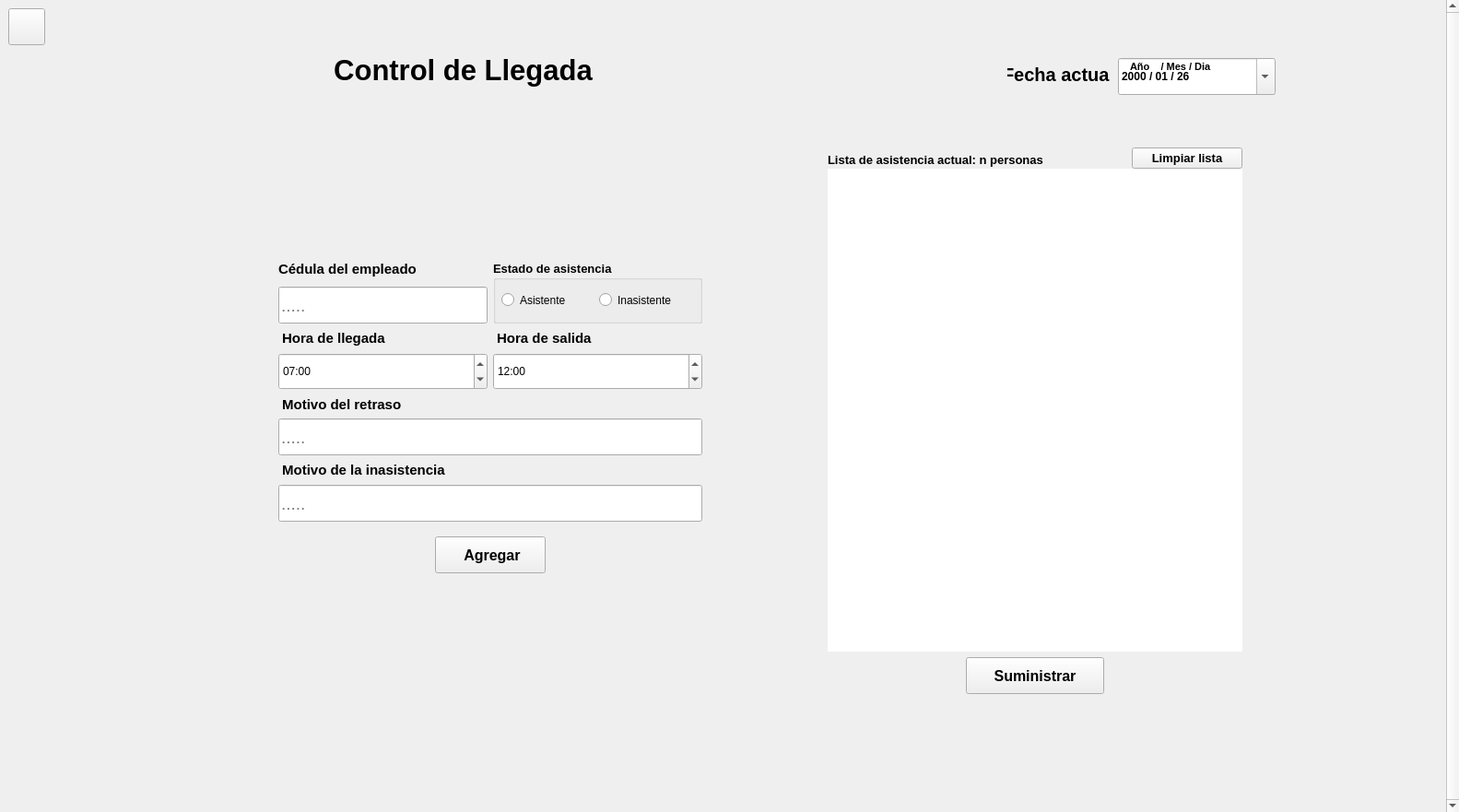
<?xml version="1.0" encoding="UTF-8"?>
<ui version="4.0">
 <class>PantallaControlDeLlegada</class>
 <widget class="QWidget" name="PantallaControlDeLlegada">
  <property name="geometry">
   <rect>
    <x>0</x>
    <y>0</y>
    <width>1583</width>
    <height>881</height>
   </rect>
  </property>
  <property name="windowTitle">
   <string>Form</string>
  </property>
  <property name="styleSheet">
   <string notr="true"/>
  </property>
  <layout class="QVBoxLayout" name="verticalLayout">
   <property name="leftMargin">
    <number>0</number>
   </property>
   <property name="topMargin">
    <number>0</number>
   </property>
   <property name="rightMargin">
    <number>0</number>
   </property>
   <property name="bottomMargin">
    <number>0</number>
   </property>
   <item>
    <widget class="QScrollArea" name="area_de_scroll">
     <property name="styleSheet">
      <string notr="true"/>
     </property>
     <property name="frameShape">
      <enum>QFrame::NoFrame</enum>
     </property>
     <property name="verticalScrollBarPolicy">
      <enum>Qt::ScrollBarAlwaysOn</enum>
     </property>
     <property name="widgetResizable">
      <bool>true</bool>
     </property>
     <widget class="QWidget" name="scrollAreaWidgetContents_2">
      <property name="geometry">
       <rect>
        <x>0</x>
        <y>0</y>
        <width>1566</width>
        <height>881</height>
       </rect>
      </property>
      <layout class="QVBoxLayout" name="verticalLayout_4">
       <property name="spacing">
        <number>0</number>
       </property>
       <property name="leftMargin">
        <number>0</number>
       </property>
       <property name="topMargin">
        <number>0</number>
       </property>
       <property name="rightMargin">
        <number>0</number>
       </property>
       <property name="bottomMargin">
        <number>0</number>
       </property>
       <item>
        <widget class="QFrame" name="espacio_principal">
         <property name="styleSheet">
          <string notr="true"/>
         </property>
         <property name="frameShape">
          <enum>QFrame::NoFrame</enum>
         </property>
         <property name="frameShadow">
          <enum>QFrame::Raised</enum>
         </property>
         <property name="tipo" stdset="0">
          <string>espacio_principal</string>
         </property>
         <layout class="QHBoxLayout" name="horizontalLayout_4">
          <item alignment="Qt::AlignTop">
           <widget class="QPushButton" name="boton_de_regreso">
            <property name="minimumSize">
             <size>
              <width>40</width>
              <height>40</height>
             </size>
            </property>
            <property name="maximumSize">
             <size>
              <width>40</width>
              <height>40</height>
             </size>
            </property>
            <property name="cursor">
             <cursorShape>PointingHandCursor</cursorShape>
            </property>
            <property name="styleSheet">
             <string notr="true"/>
            </property>
            <property name="text">
             <string/>
            </property>
            <property name="icon">
             <iconset>
              <normaloff>../../recursos_de_imagenes/iconos_de_interfaz/flecha_izquierda_2.png</normaloff>../../recursos_de_imagenes/iconos_de_interfaz/flecha_izquierda_2.png</iconset>
            </property>
            <property name="iconSize">
             <size>
              <width>30</width>
              <height>30</height>
             </size>
            </property>
            <property name="tipo" stdset="0">
             <string>boton_regresar</string>
            </property>
           </widget>
          </item>
          <item>
           <spacer name="horizontalSpacer_3">
            <property name="orientation">
             <enum>Qt::Horizontal</enum>
            </property>
            <property name="sizeHint" stdset="0">
             <size>
              <width>40</width>
              <height>20</height>
             </size>
            </property>
           </spacer>
          </item>
          <item alignment="Qt::AlignTop">
           <widget class="QFrame" name="frame">
            <property name="minimumSize">
             <size>
              <width>1210</width>
              <height>771</height>
             </size>
            </property>
            <property name="maximumSize">
             <size>
              <width>1210</width>
              <height>771</height>
             </size>
            </property>
            <layout class="QVBoxLayout" name="verticalLayout_2">
             <property name="spacing">
              <number>0</number>
             </property>
             <item>
              <widget class="QFrame" name="espacio_superior">
               <property name="sizePolicy">
                <sizepolicy hsizetype="Preferred" vsizetype="Preferred">
                 <horstretch>0</horstretch>
                 <verstretch>0</verstretch>
                </sizepolicy>
               </property>
               <property name="minimumSize">
                <size>
                 <width>1191</width>
                 <height>117</height>
                </size>
               </property>
               <property name="maximumSize">
                <size>
                 <width>1191</width>
                 <height>117</height>
                </size>
               </property>
               <property name="styleSheet">
                <string notr="true">QFrame{
	border-bottom-left-radius:0px;
	border-bottom-right-radius:0px
}</string>
               </property>
               <property name="frameShape">
                <enum>QFrame::StyledPanel</enum>
               </property>
               <property name="frameShadow">
                <enum>QFrame::Raised</enum>
               </property>
               <property name="tipo" stdset="0">
                <string>espacio_titulo_form</string>
               </property>
               <layout class="QHBoxLayout" name="horizontalLayout_3">
                <property name="spacing">
                 <number>0</number>
                </property>
                <item>
                 <widget class="QFrame" name="espacio_a">
                  <property name="styleSheet">
                   <string notr="true"/>
                  </property>
                  <property name="frameShape">
                   <enum>QFrame::StyledPanel</enum>
                  </property>
                  <property name="frameShadow">
                   <enum>QFrame::Raised</enum>
                  </property>
                  <property name="tipo" stdset="0">
                   <string/>
                  </property>
                  <layout class="QHBoxLayout" name="horizontalLayout">
                   <item>
                    <widget class="QLabel" name="label_imagen_asistencia">
                     <property name="minimumSize">
                      <size>
                       <width>91</width>
                       <height>81</height>
                      </size>
                     </property>
                     <property name="maximumSize">
                      <size>
                       <width>91</width>
                       <height>81</height>
                      </size>
                     </property>
                     <property name="text">
                      <string/>
                     </property>
                     <property name="pixmap">
                      <pixmap resource="../recursos_de_imagenes/recursos_de_imagenes_tela_app.qrc">:/iconos/iconos_de_interfaz/asistencia.png</pixmap>
                     </property>
                     <property name="scaledContents">
                      <bool>true</bool>
                     </property>
                    </widget>
                   </item>
                   <item>
                    <widget class="QLabel" name="label_control_de_llegada">
                     <property name="minimumSize">
                      <size>
                       <width>351</width>
                       <height>30</height>
                      </size>
                     </property>
                     <property name="maximumSize">
                      <size>
                       <width>351</width>
                       <height>40</height>
                      </size>
                     </property>
                     <property name="font">
                      <font>
                       <family>Segoe UI</family>
                       <pointsize>23</pointsize>
                       <weight>75</weight>
                       <italic>false</italic>
                       <bold>true</bold>
                      </font>
                     </property>
                     <property name="styleSheet">
                      <string notr="true">QLabel{
	font-size:23pt;
}</string>
                     </property>
                     <property name="text">
                      <string>Control de Llegada</string>
                     </property>
                     <property name="alignment">
                      <set>Qt::AlignCenter</set>
                     </property>
                     <property name="tipo" stdset="0">
                      <string>titulo_form</string>
                     </property>
                    </widget>
                   </item>
                  </layout>
                 </widget>
                </item>
                <item>
                 <spacer name="horizontalSpacer">
                  <property name="orientation">
                   <enum>Qt::Horizontal</enum>
                  </property>
                  <property name="sizeHint" stdset="0">
                   <size>
                    <width>527</width>
                    <height>20</height>
                   </size>
                  </property>
                 </spacer>
                </item>
                <item>
                 <widget class="QFrame" name="espacio_b">
                  <property name="minimumSize">
                   <size>
                    <width>311</width>
                    <height>99</height>
                   </size>
                  </property>
                  <property name="maximumSize">
                   <size>
                    <width>311</width>
                    <height>16777215</height>
                   </size>
                  </property>
                  <property name="styleSheet">
                   <string notr="true"/>
                  </property>
                  <property name="frameShape">
                   <enum>QFrame::StyledPanel</enum>
                  </property>
                  <property name="frameShadow">
                   <enum>QFrame::Raised</enum>
                  </property>
                  <widget class="QLabel" name="label_fecha_actual">
                   <property name="geometry">
                    <rect>
                     <x>10</x>
                     <y>40</y>
                     <width>111</width>
                     <height>28</height>
                    </rect>
                   </property>
                   <property name="minimumSize">
                    <size>
                     <width>0</width>
                     <height>0</height>
                    </size>
                   </property>
                   <property name="font">
                    <font>
                     <family>Segoe UI</family>
                     <pointsize>15</pointsize>
                     <weight>75</weight>
                     <italic>false</italic>
                     <bold>true</bold>
                    </font>
                   </property>
                   <property name="styleSheet">
                    <string notr="true">QLabel{font-size:15pt;}</string>
                   </property>
                   <property name="text">
                    <string>Fecha actual</string>
                   </property>
                   <property name="alignment">
                    <set>Qt::AlignCenter</set>
                   </property>
                   <property name="tipo" stdset="0">
                    <string>titulo_form</string>
                   </property>
                  </widget>
                  <widget class="QLabel" name="label">
                   <property name="geometry">
                    <rect>
                     <x>143</x>
                     <y>37</y>
                     <width>121</width>
                     <height>16</height>
                    </rect>
                   </property>
                   <property name="font">
                    <font>
                     <family>Segoe UI</family>
                     <pointsize>8</pointsize>
                     <weight>75</weight>
                     <italic>false</italic>
                     <bold>true</bold>
                    </font>
                   </property>
                   <property name="styleSheet">
                    <string notr="true"/>
                   </property>
                   <property name="text">
                    <string>Año    / Mes / Dia</string>
                   </property>
                   <property name="tipo" stdset="0">
                    <string>titulo_qdateedit</string>
                   </property>
                  </widget>
                  <widget class="QDateEdit" name="dateedit_fecha_actual">
                   <property name="geometry">
                    <rect>
                     <x>130</x>
                     <y>36</y>
                     <width>171</width>
                     <height>40</height>
                    </rect>
                   </property>
                   <property name="minimumSize">
                    <size>
                     <width>0</width>
                     <height>40</height>
                    </size>
                   </property>
                   <property name="font">
                    <font>
                     <family>Segoe UI</family>
                     <weight>75</weight>
                     <italic>false</italic>
                     <bold>true</bold>
                    </font>
                   </property>
                   <property name="toolTip">
                    <string>Año/Mes/Dia</string>
                   </property>
                   <property name="styleSheet">
                    <string notr="true"/>
                   </property>
                   <property name="wrapping">
                    <bool>false</bool>
                   </property>
                   <property name="frame">
                    <bool>true</bool>
                   </property>
                   <property name="readOnly">
                    <bool>false</bool>
                   </property>
                   <property name="buttonSymbols">
                    <enum>QAbstractSpinBox::UpDownArrows</enum>
                   </property>
                   <property name="accelerated">
                    <bool>true</bool>
                   </property>
                   <property name="keyboardTracking">
                    <bool>true</bool>
                   </property>
                   <property name="showGroupSeparator" stdset="0">
                    <bool>true</bool>
                   </property>
                   <property name="currentSection">
                    <enum>QDateTimeEdit::YearSection</enum>
                   </property>
                   <property name="displayFormat">
                    <string>yyyy / MM / dd</string>
                   </property>
                   <property name="calendarPopup">
                    <bool>true</bool>
                   </property>
                   <property name="currentSectionIndex">
                    <number>0</number>
                   </property>
                   <property name="date">
                    <date>
                     <year>2000</year>
                     <month>1</month>
                     <day>26</day>
                    </date>
                   </property>
                  </widget>
                  <zorder>label_fecha_actual</zorder>
                  <zorder>dateedit_fecha_actual</zorder>
                  <zorder>label</zorder>
                 </widget>
                </item>
               </layout>
              </widget>
             </item>
             <item>
              <widget class="QFrame" name="espacio_para_tabla_empleados">
               <property name="sizePolicy">
                <sizepolicy hsizetype="Preferred" vsizetype="Preferred">
                 <horstretch>0</horstretch>
                 <verstretch>0</verstretch>
                </sizepolicy>
               </property>
               <property name="minimumSize">
                <size>
                 <width>1191</width>
                 <height>0</height>
                </size>
               </property>
               <property name="maximumSize">
                <size>
                 <width>1191</width>
                 <height>16777215</height>
                </size>
               </property>
               <property name="styleSheet">
                <string notr="true">QFrame{
	border-top-left-radius:0px;
	border-top-right-radius:0px
}</string>
               </property>
               <property name="frameShape">
                <enum>QFrame::NoFrame</enum>
               </property>
               <property name="frameShadow">
                <enum>QFrame::Raised</enum>
               </property>
               <property name="tipo" stdset="0">
                <string>espacio_form</string>
               </property>
               <layout class="QHBoxLayout" name="horizontalLayout_2">
                <property name="spacing">
                 <number>50</number>
                </property>
                <property name="leftMargin">
                 <number>50</number>
                </property>
                <item alignment="Qt::AlignHCenter|Qt::AlignVCenter">
                 <widget class="QFrame" name="espacio_para_el_formulario">
                  <property name="sizePolicy">
                   <sizepolicy hsizetype="Preferred" vsizetype="Preferred">
                    <horstretch>0</horstretch>
                    <verstretch>0</verstretch>
                   </sizepolicy>
                  </property>
                  <property name="minimumSize">
                   <size>
                    <width>500</width>
                    <height>0</height>
                   </size>
                  </property>
                  <property name="styleSheet">
                   <string notr="true"/>
                  </property>
                  <property name="frameShape">
                   <enum>QFrame::NoFrame</enum>
                  </property>
                  <property name="frameShadow">
                   <enum>QFrame::Raised</enum>
                  </property>
                  <layout class="QGridLayout" name="gridLayout" rowstretch="30,30,30,30,30" columnstretch="10,10" rowminimumheight="0,0,0,0,60">
                   <property name="leftMargin">
                    <number>20</number>
                   </property>
                   <property name="topMargin">
                    <number>20</number>
                   </property>
                   <property name="rightMargin">
                    <number>20</number>
                   </property>
                   <property name="bottomMargin">
                    <number>10</number>
                   </property>
                   <item row="0" column="0">
                    <layout class="QVBoxLayout" name="verticalLayout_3">
                     <property name="spacing">
                      <number>0</number>
                     </property>
                     <item>
                      <widget class="QLabel" name="label_cedula_empleado">
                       <property name="font">
                        <font>
                         <family>Segoe UI</family>
                         <pointsize>11</pointsize>
                         <weight>75</weight>
                         <italic>false</italic>
                         <bold>true</bold>
                        </font>
                       </property>
                       <property name="styleSheet">
                        <string notr="true"/>
                       </property>
                       <property name="text">
                        <string>Cédula del empleado</string>
                       </property>
                       <property name="scaledContents">
                        <bool>false</bool>
                       </property>
                       <property name="tipo" stdset="0">
                        <string>titulo_qlineedit</string>
                       </property>
                      </widget>
                     </item>
                     <item>
                      <widget class="QLabel" name="label_nombre_empleado_guia">
                       <property name="minimumSize">
                        <size>
                         <width>0</width>
                         <height>10</height>
                        </size>
                       </property>
                       <property name="maximumSize">
                        <size>
                         <width>16777215</width>
                         <height>15</height>
                        </size>
                       </property>
                       <property name="font">
                        <font>
                         <family>Segoe UI</family>
                         <pointsize>11</pointsize>
                         <weight>75</weight>
                         <italic>false</italic>
                         <bold>true</bold>
                        </font>
                       </property>
                       <property name="styleSheet">
                        <string notr="true"/>
                       </property>
                       <property name="text">
                        <string/>
                       </property>
                       <property name="tipo" stdset="0">
                        <string>titulo_qlineedit</string>
                       </property>
                      </widget>
                     </item>
                     <item>
                      <widget class="QLineEdit" name="input_cedula_empleado">
                       <property name="minimumSize">
                        <size>
                         <width>0</width>
                         <height>40</height>
                        </size>
                       </property>
                       <property name="font">
                        <font>
                         <family>Segoe UI</family>
                         <pointsize>14</pointsize>
                         <weight>50</weight>
                         <italic>false</italic>
                         <bold>false</bold>
                        </font>
                       </property>
                       <property name="styleSheet">
                        <string notr="true"/>
                       </property>
                       <property name="placeholderText">
                        <string>.....</string>
                       </property>
                      </widget>
                     </item>
                    </layout>
                   </item>
                   <item row="0" column="1">
                    <widget class="QGroupBox" name="estado_de_asistencia">
                     <property name="font">
                      <font>
                       <family>Arial</family>
                       <pointsize>10</pointsize>
                       <weight>75</weight>
                       <bold>true</bold>
                      </font>
                     </property>
                     <property name="styleSheet">
                      <string notr="true"/>
                     </property>
                     <property name="title">
                      <string>Estado de asistencia</string>
                     </property>
                     <widget class="QRadioButton" name="input_asistente">
                      <property name="geometry">
                       <rect>
                        <x>9</x>
                        <y>34</y>
                        <width>71</width>
                        <height>17</height>
                       </rect>
                      </property>
                      <property name="minimumSize">
                       <size>
                        <width>2</width>
                        <height>0</height>
                       </size>
                      </property>
                      <property name="maximumSize">
                       <size>
                        <width>100</width>
                        <height>16777215</height>
                       </size>
                      </property>
                      <property name="styleSheet">
                       <string notr="true"/>
                      </property>
                      <property name="text">
                       <string>Asistente</string>
                      </property>
                     </widget>
                     <widget class="QRadioButton" name="input_inasistente">
                      <property name="geometry">
                       <rect>
                        <x>115</x>
                        <y>34</y>
                        <width>80</width>
                        <height>17</height>
                       </rect>
                      </property>
                      <property name="minimumSize">
                       <size>
                        <width>2</width>
                        <height>0</height>
                       </size>
                      </property>
                      <property name="maximumSize">
                       <size>
                        <width>100</width>
                        <height>16777215</height>
                       </size>
                      </property>
                      <property name="styleSheet">
                       <string notr="true"/>
                      </property>
                      <property name="text">
                       <string>Inasistente</string>
                      </property>
                     </widget>
                    </widget>
                   </item>
                   <item row="1" column="0">
                    <layout class="QVBoxLayout" name="verticalLayout_8">
                     <item>
                      <widget class="QLabel" name="label_hora_de_llegada">
                       <property name="enabled">
                        <bool>true</bool>
                       </property>
                       <property name="font">
                        <font>
                         <family>Segoe UI</family>
                         <pointsize>11</pointsize>
                         <weight>75</weight>
                         <italic>false</italic>
                         <bold>true</bold>
                        </font>
                       </property>
                       <property name="styleSheet">
                        <string notr="true"/>
                       </property>
                       <property name="text">
                        <string> Hora de llegada </string>
                       </property>
                       <property name="scaledContents">
                        <bool>false</bool>
                       </property>
                       <property name="tipo" stdset="0">
                        <string>titulo_qlineedit</string>
                       </property>
                      </widget>
                     </item>
                     <item>
                      <widget class="QTimeEdit" name="input_hora_de_llegada">
                       <property name="enabled">
                        <bool>true</bool>
                       </property>
                       <property name="minimumSize">
                        <size>
                         <width>0</width>
                         <height>40</height>
                        </size>
                       </property>
                       <property name="styleSheet">
                        <string notr="true"/>
                       </property>
                       <property name="alignment">
                        <set>Qt::AlignLeading|Qt::AlignLeft|Qt::AlignVCenter</set>
                       </property>
                       <property name="buttonSymbols">
                        <enum>QAbstractSpinBox::UpDownArrows</enum>
                       </property>
                       <property name="currentSection">
                        <enum>QDateTimeEdit::HourSection</enum>
                       </property>
                       <property name="displayFormat">
                        <string>HH:mm</string>
                       </property>
                       <property name="timeSpec">
                        <enum>Qt::LocalTime</enum>
                       </property>
                       <property name="time">
                        <time>
                         <hour>7</hour>
                         <minute>0</minute>
                         <second>0</second>
                        </time>
                       </property>
                      </widget>
                     </item>
                    </layout>
                   </item>
                   <item row="1" column="1">
                    <layout class="QVBoxLayout" name="verticalLayout_9">
                     <item>
                      <widget class="QLabel" name="label_hora_de_salida">
                       <property name="enabled">
                        <bool>true</bool>
                       </property>
                       <property name="font">
                        <font>
                         <family>Segoe UI</family>
                         <pointsize>11</pointsize>
                         <weight>75</weight>
                         <italic>false</italic>
                         <bold>true</bold>
                        </font>
                       </property>
                       <property name="styleSheet">
                        <string notr="true"/>
                       </property>
                       <property name="text">
                        <string> Hora de salida </string>
                       </property>
                       <property name="scaledContents">
                        <bool>false</bool>
                       </property>
                       <property name="tipo" stdset="0">
                        <string>titulo_qlineedit</string>
                       </property>
                      </widget>
                     </item>
                     <item>
                      <widget class="QTimeEdit" name="input_hora_de_salida">
                       <property name="minimumSize">
                        <size>
                         <width>0</width>
                         <height>40</height>
                        </size>
                       </property>
                       <property name="styleSheet">
                        <string notr="true"/>
                       </property>
                       <property name="alignment">
                        <set>Qt::AlignLeading|Qt::AlignLeft|Qt::AlignVCenter</set>
                       </property>
                       <property name="buttonSymbols">
                        <enum>QAbstractSpinBox::UpDownArrows</enum>
                       </property>
                       <property name="dateTime">
                        <datetime>
                         <hour>12</hour>
                         <minute>0</minute>
                         <second>0</second>
                         <year>2000</year>
                         <month>1</month>
                         <day>1</day>
                        </datetime>
                       </property>
                       <property name="maximumTime">
                        <time>
                         <hour>23</hour>
                         <minute>59</minute>
                         <second>59</second>
                        </time>
                       </property>
                       <property name="minimumTime">
                        <time>
                         <hour>0</hour>
                         <minute>0</minute>
                         <second>0</second>
                        </time>
                       </property>
                       <property name="displayFormat">
                        <string>HH:mm</string>
                       </property>
                       <property name="time">
                        <time>
                         <hour>12</hour>
                         <minute>0</minute>
                         <second>0</second>
                        </time>
                       </property>
                      </widget>
                     </item>
                    </layout>
                   </item>
                   <item row="2" column="0" colspan="2">
                    <layout class="QVBoxLayout" name="verticalLayout_6">
                     <item>
                      <widget class="QLabel" name="label_motivo_de_retraso">
                       <property name="font">
                        <font>
                         <family>Segoe UI</family>
                         <pointsize>11</pointsize>
                         <weight>75</weight>
                         <italic>false</italic>
                         <bold>true</bold>
                        </font>
                       </property>
                       <property name="styleSheet">
                        <string notr="true"/>
                       </property>
                       <property name="text">
                        <string> Motivo del retraso </string>
                       </property>
                       <property name="scaledContents">
                        <bool>false</bool>
                       </property>
                       <property name="tipo" stdset="0">
                        <string>titulo_qlineedit</string>
                       </property>
                      </widget>
                     </item>
                     <item>
                      <widget class="QLineEdit" name="input_motivo_de_retraso">
                       <property name="enabled">
                        <bool>true</bool>
                       </property>
                       <property name="minimumSize">
                        <size>
                         <width>0</width>
                         <height>40</height>
                        </size>
                       </property>
                       <property name="font">
                        <font>
                         <family>Segoe UI</family>
                         <pointsize>14</pointsize>
                         <weight>50</weight>
                         <italic>false</italic>
                         <bold>false</bold>
                        </font>
                       </property>
                       <property name="styleSheet">
                        <string notr="true"/>
                       </property>
                       <property name="text">
                        <string/>
                       </property>
                       <property name="placeholderText">
                        <string>.....</string>
                       </property>
                      </widget>
                     </item>
                    </layout>
                   </item>
                   <item row="3" column="0" colspan="2">
                    <layout class="QVBoxLayout" name="verticalLayout_7">
                     <item>
                      <widget class="QLabel" name="label_motivo_de_inasistencia">
                       <property name="enabled">
                        <bool>true</bool>
                       </property>
                       <property name="font">
                        <font>
                         <family>Segoe UI</family>
                         <pointsize>11</pointsize>
                         <weight>75</weight>
                         <italic>false</italic>
                         <bold>true</bold>
                        </font>
                       </property>
                       <property name="styleSheet">
                        <string notr="true"/>
                       </property>
                       <property name="text">
                        <string> Motivo de la inasistencia </string>
                       </property>
                       <property name="scaledContents">
                        <bool>false</bool>
                       </property>
                       <property name="tipo" stdset="0">
                        <string>titulo_qlineedit</string>
                       </property>
                      </widget>
                     </item>
                     <item>
                      <widget class="QLineEdit" name="input_motivo_de_inasistencia">
                       <property name="enabled">
                        <bool>true</bool>
                       </property>
                       <property name="minimumSize">
                        <size>
                         <width>0</width>
                         <height>40</height>
                        </size>
                       </property>
                       <property name="font">
                        <font>
                         <family>Segoe UI</family>
                         <pointsize>14</pointsize>
                         <weight>50</weight>
                         <italic>false</italic>
                         <bold>false</bold>
                        </font>
                       </property>
                       <property name="styleSheet">
                        <string notr="true"/>
                       </property>
                       <property name="text">
                        <string/>
                       </property>
                       <property name="placeholderText">
                        <string>.....</string>
                       </property>
                      </widget>
                     </item>
                    </layout>
                   </item>
                   <item row="4" column="0" colspan="2" alignment="Qt::AlignHCenter">
                    <widget class="QPushButton" name="boton_agregar">
                     <property name="minimumSize">
                      <size>
                       <width>120</width>
                       <height>40</height>
                      </size>
                     </property>
                     <property name="maximumSize">
                      <size>
                       <width>120</width>
                       <height>40</height>
                      </size>
                     </property>
                     <property name="font">
                      <font>
                       <family>Segoe UI</family>
                       <pointsize>12</pointsize>
                       <weight>75</weight>
                       <italic>false</italic>
                       <bold>true</bold>
                      </font>
                     </property>
                     <property name="cursor">
                      <cursorShape>PointingHandCursor</cursorShape>
                     </property>
                     <property name="styleSheet">
                      <string notr="true"/>
                     </property>
                     <property name="text">
                      <string> Agregar</string>
                     </property>
                     <property name="icon">
                      <iconset>
                       <normaloff>../recursos_de_imagenes/iconos_de_interfaz/mas_blanco.png</normaloff>../recursos_de_imagenes/iconos_de_interfaz/mas_blanco.png</iconset>
                     </property>
                     <property name="iconSize">
                      <size>
                       <width>26</width>
                       <height>26</height>
                      </size>
                     </property>
                     <property name="tipo" stdset="0">
                      <string>boton_anadir</string>
                     </property>
                    </widget>
                   </item>
                  </layout>
                 </widget>
                </item>
                <item alignment="Qt::AlignHCenter">
                 <widget class="QFrame" name="espacio_lista_asistencia">
                  <property name="font">
                   <font>
                    <family>Arial</family>
                    <pointsize>12</pointsize>
                    <weight>75</weight>
                    <bold>true</bold>
                   </font>
                  </property>
                  <property name="styleSheet">
                   <string notr="true"/>
                  </property>
                  <layout class="QVBoxLayout" name="verticalLayout_10">
                   <item>
                    <layout class="QGridLayout" name="gridLayout_2">
                     <property name="verticalSpacing">
                      <number>0</number>
                     </property>
                     <item row="0" column="0">
                      <widget class="QLabel" name="label_titulo_asistencia">
                       <property name="minimumSize">
                        <size>
                         <width>0</width>
                         <height>30</height>
                        </size>
                       </property>
                       <property name="maximumSize">
                        <size>
                         <width>285</width>
                         <height>20</height>
                        </size>
                       </property>
                       <property name="font">
                        <font>
                         <family>Segoe UI</family>
                         <pointsize>10</pointsize>
                         <weight>75</weight>
                         <italic>false</italic>
                         <bold>true</bold>
                        </font>
                       </property>
                       <property name="styleSheet">
                        <string notr="true"/>
                       </property>
                       <property name="text">
                        <string>Lista de asistencia actual: n personas</string>
                       </property>
                       <property name="alignment">
                        <set>Qt::AlignLeading|Qt::AlignLeft|Qt::AlignVCenter</set>
                       </property>
                      </widget>
                     </item>
                     <item row="0" column="1" alignment="Qt::AlignRight|Qt::AlignBottom">
                      <widget class="QPushButton" name="boton_limpiar_lista">
                       <property name="sizePolicy">
                        <sizepolicy hsizetype="Minimum" vsizetype="Fixed">
                         <horstretch>0</horstretch>
                         <verstretch>10</verstretch>
                        </sizepolicy>
                       </property>
                       <property name="minimumSize">
                        <size>
                         <width>120</width>
                         <height>20</height>
                        </size>
                       </property>
                       <property name="maximumSize">
                        <size>
                         <width>400</width>
                         <height>16777215</height>
                        </size>
                       </property>
                       <property name="font">
                        <font>
                         <family>Segoe UI</family>
                         <pointsize>10</pointsize>
                         <weight>75</weight>
                         <italic>false</italic>
                         <bold>true</bold>
                        </font>
                       </property>
                       <property name="cursor">
                        <cursorShape>PointingHandCursor</cursorShape>
                       </property>
                       <property name="styleSheet">
                        <string notr="true"/>
                       </property>
                       <property name="text">
                        <string comment="hola" extracomment="sd">Limpiar lista</string>
                       </property>
                       <property name="icon">
                        <iconset>
                         <normaloff>../recursos_de_imagenes/iconos_de_interfaz/brocha.png</normaloff>../recursos_de_imagenes/iconos_de_interfaz/brocha.png</iconset>
                       </property>
                       <property name="tipo" stdset="0">
                        <string>boton_limpiar</string>
                       </property>
                      </widget>
                     </item>
                     <item row="1" column="0" colspan="2">
                      <widget class="QListWidget" name="lista_asistencia">
                       <property name="sizePolicy">
                        <sizepolicy hsizetype="Preferred" vsizetype="Preferred">
                         <horstretch>0</horstretch>
                         <verstretch>0</verstretch>
                        </sizepolicy>
                       </property>
                       <property name="minimumSize">
                        <size>
                         <width>450</width>
                         <height>480</height>
                        </size>
                       </property>
                       <property name="maximumSize">
                        <size>
                         <width>100</width>
                         <height>16777215</height>
                        </size>
                       </property>
                       <property name="styleSheet">
                        <string notr="true"/>
                       </property>
                       <property name="frameShape">
                        <enum>QFrame::NoFrame</enum>
                       </property>
                      </widget>
                     </item>
                    </layout>
                   </item>
                   <item alignment="Qt::AlignHCenter">
                    <widget class="QPushButton" name="boton_suministrar">
                     <property name="sizePolicy">
                      <sizepolicy hsizetype="Minimum" vsizetype="Fixed">
                       <horstretch>0</horstretch>
                       <verstretch>0</verstretch>
                      </sizepolicy>
                     </property>
                     <property name="minimumSize">
                      <size>
                       <width>150</width>
                       <height>40</height>
                      </size>
                     </property>
                     <property name="maximumSize">
                      <size>
                       <width>120</width>
                       <height>40</height>
                      </size>
                     </property>
                     <property name="font">
                      <font>
                       <family>Segoe UI</family>
                       <pointsize>12</pointsize>
                       <weight>75</weight>
                       <italic>false</italic>
                       <bold>true</bold>
                      </font>
                     </property>
                     <property name="cursor">
                      <cursorShape>PointingHandCursor</cursorShape>
                     </property>
                     <property name="styleSheet">
                      <string notr="true"/>
                     </property>
                     <property name="text">
                      <string>Suministrar</string>
                     </property>
                     <property name="icon">
                      <iconset>
                       <normaloff>../recursos_de_imagenes/iconos_de_interfaz/exportar.png</normaloff>../recursos_de_imagenes/iconos_de_interfaz/exportar.png</iconset>
                     </property>
                     <property name="iconSize">
                      <size>
                       <width>26</width>
                       <height>26</height>
                      </size>
                     </property>
                    </widget>
                   </item>
                  </layout>
                 </widget>
                </item>
               </layout>
              </widget>
             </item>
            </layout>
           </widget>
          </item>
          <item>
           <spacer name="horizontalSpacer_2">
            <property name="orientation">
             <enum>Qt::Horizontal</enum>
            </property>
            <property name="sizeHint" stdset="0">
             <size>
              <width>40</width>
              <height>20</height>
             </size>
            </property>
           </spacer>
          </item>
         </layout>
        </widget>
       </item>
      </layout>
     </widget>
    </widget>
   </item>
  </layout>
 </widget>
 <resources>
  <include location="../recursos_de_imagenes/recursos_de_imagenes_tela_app.qrc"/>
 </resources>
 <connections/>
</ui>
